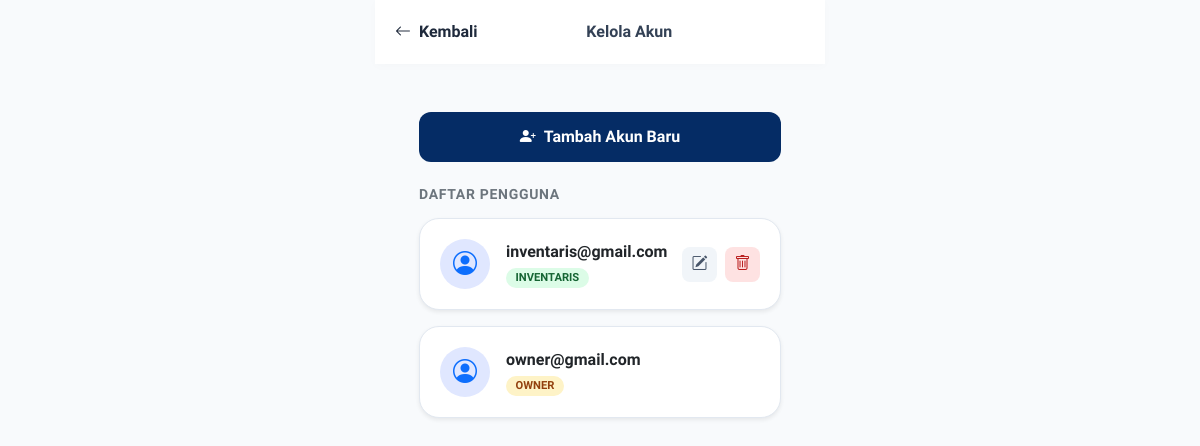
The page /page/kelolaakun.php (signed in) on the database as committed earlier.
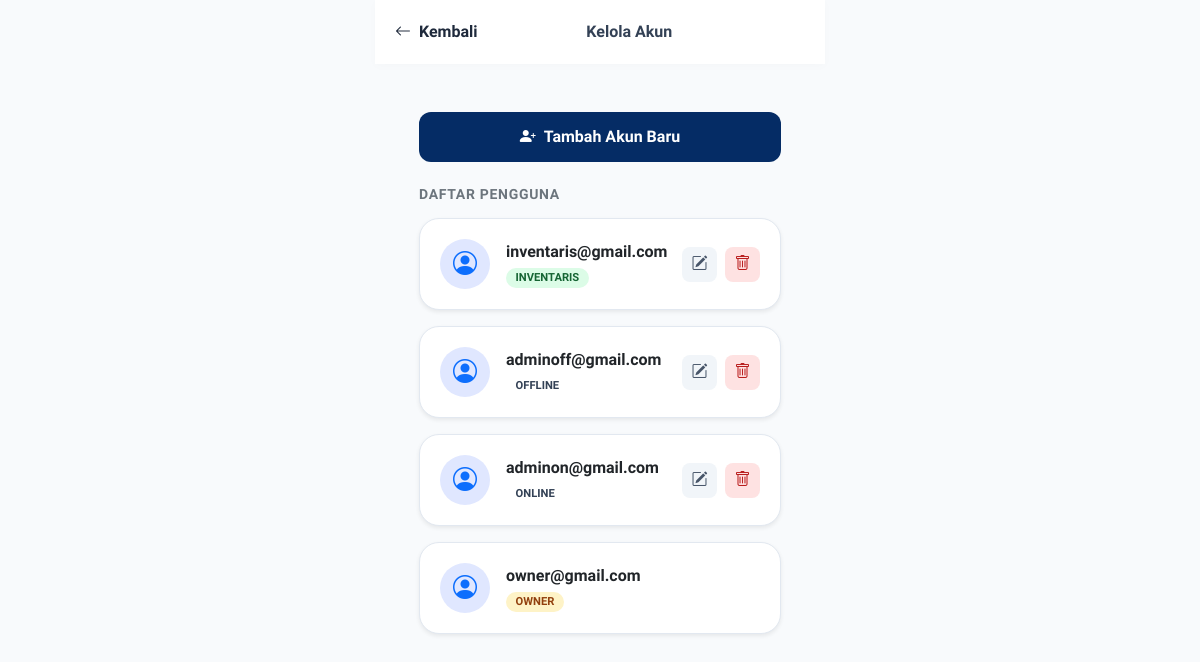
The same page on the database as committed later.
### tables this page shows
CREATE TABLE `user` (
  `id` int(100) NOT NULL,
  `email` varchar(50) NOT NULL,
  `password` varchar(20) NOT NULL,
  `role` varchar(20) NOT NULL
);

### page/kelolaakun.php (the view, shortened to what this page needs)
<!DOCTYPE html>
<html lang="id">
<head>
    <link rel="stylesheet" href="../css/stylepage2.css">
    <link href="https://cdn.jsdelivr.net/npm/bootstrap@5.3.0/dist/css/bootstrap.min.css" rel="stylesheet">
    <link rel="stylesheet" href="https://cdn.jsdelivr.net/npm/bootstrap-icons@1.11.1/font/bootstrap-icons.css">
</head>
<body>
    <?php
    include '../koneksi.php';
    $query_user = "SELECT * FROM user ORDER BY role ASC";
    $result_user = mysqli_query($connect, $query_user);
    ?>
        <nav class="top-nav container-mobile">
            <a href="dashboard_inventaris.php" class="btn-back">
                <i class="bi bi-arrow-left"></i>
                <span>Kembali</span>
            </a>
            <h6 class="m-0 fw-bold text-center">Kelola Akun</h6>
        </nav>
    <div class="container-mobile">
        <div class="header-section">
            <button class="btn-add-user" data-bs-toggle="modal" data-bs-target="#modalUser" onclick="resetForm()">
                <i class="bi bi-person-plus-fill"></i>
                Tambah Akun Baru
            </button>
            <h6 class="text-secondary fw-bold small text-uppercase mb-3" style="letter-spacing: 0.05em;">Daftar Pengguna</h6>
            <?php if ($result_user && mysqli_num_rows($result_user) > 0): ?>
                <?php while($row = mysqli_fetch_assoc($result_user)): ?>
                    <div class="user-card shadow-sm">
                        <div class="avatar-box">
                            <i class="bi bi-person-circle"></i>
                        </div>
                        <div class="flex-grow-1">
                            <div class="fw-bold text-dark"><?php echo htmlspecialchars($row['email']); ?></div>
                            <span class="role-badge badge-<?php echo $row['role']; ?>">
                                <?php echo $row['role']; ?>
                            </span>
                        </div>
                        <div class="d-flex gap-2">
                            <?php if ($row['role'] !== 'owner'): ?>
                                <button class="action-btn btn-edit"
                                        onclick="editUser('<?php echo $row['id']; ?>', '<?php echo $row['email']; ?>', '<?php echo $row['role']; ?>')"
                                        data-bs-toggle="modal" data-bs-target="#modalUser">
                                    <i class="bi bi-pencil-square"></i>
                                </button>
                                <a href="../proses/hapus_user.php?id=<?php echo $row['id']; ?>"
                                class="action-btn btn-delete"
                                onclick="return confirm('Hapus akun ini?')">
                                    <i class="bi bi-trash"></i>
                                </a>
                            <?php else: ?>
                            <?php endif; ?>
                        </div>
                    </div>
                <?php endwhile; ?>
            <?php endif; ?>
        </div>
    </div>
</body>
</html>

Rows that differ between the two databases and show on the page:
added user: email "adminoff@gmail.com", role "OFFLINE"
added user: email "adminon@gmail.com", role "ONLINE"
